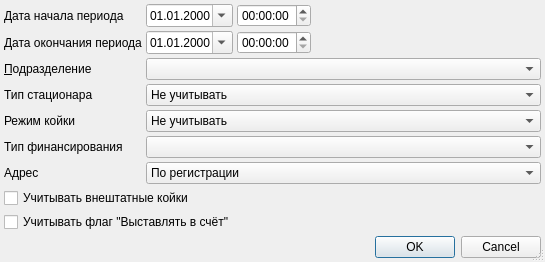
<?xml version="1.0" encoding="UTF-8"?>
<ui version="4.0">
 <class>StationaryF30KKSetupDialog</class>
 <widget class="QDialog" name="StationaryF30KKSetupDialog">
  <property name="windowModality">
   <enum>Qt::ApplicationModal</enum>
  </property>
  <property name="geometry">
   <rect>
    <x>0</x>
    <y>0</y>
    <width>545</width>
    <height>244</height>
   </rect>
  </property>
  <property name="windowTitle">
   <string>параметры отчёта</string>
  </property>
  <property name="sizeGripEnabled">
   <bool>true</bool>
  </property>
  <layout class="QGridLayout" name="gridLayout">
   <property name="margin">
    <number>4</number>
   </property>
   <property name="spacing">
    <number>4</number>
   </property>
   <item row="2" column="1" colspan="3">
    <widget class="COrgStructureComboBox" name="cmbOrgStructure"/>
   </item>
   <item row="1" column="2">
    <widget class="QTimeEdit" name="edtTimeEdit"/>
   </item>
   <item row="4" column="0">
    <widget class="QLabel" name="lblSchedule">
     <property name="text">
      <string>Режим койки</string>
     </property>
    </widget>
   </item>
   <item row="4" column="1" colspan="3">
    <widget class="QComboBox" name="cmbSchedule">
     <item>
      <property name="text">
       <string>Не учитывать</string>
      </property>
     </item>
     <item>
      <property name="text">
       <string>Круглосуточные</string>
      </property>
     </item>
     <item>
      <property name="text">
       <string>Не круглосуточные</string>
      </property>
     </item>
    </widget>
   </item>
   <item row="11" column="0">
    <spacer>
     <property name="orientation">
      <enum>Qt::Vertical</enum>
     </property>
     <property name="sizeHint" stdset="0">
      <size>
       <width>129</width>
       <height>20</height>
      </size>
     </property>
    </spacer>
   </item>
   <item row="0" column="2">
    <widget class="QTimeEdit" name="edtBegTime"/>
   </item>
   <item row="2" column="0">
    <widget class="QLabel" name="lblOrgStructure">
     <property name="text">
      <string>&amp;Подразделение</string>
     </property>
     <property name="buddy">
      <cstring>cmbOrgStructure</cstring>
     </property>
    </widget>
   </item>
   <item row="0" column="1">
    <widget class="CDateEdit" name="edtBegDate">
     <property name="sizePolicy">
      <sizepolicy hsizetype="Maximum" vsizetype="Fixed">
       <horstretch>0</horstretch>
       <verstretch>0</verstretch>
      </sizepolicy>
     </property>
     <property name="displayFormat">
      <string>dd.MM.yyyy</string>
     </property>
     <property name="calendarPopup">
      <bool>true</bool>
     </property>
    </widget>
   </item>
   <item row="1" column="3">
    <spacer name="horizontalSpacer">
     <property name="orientation">
      <enum>Qt::Horizontal</enum>
     </property>
     <property name="sizeHint" stdset="0">
      <size>
       <width>40</width>
       <height>20</height>
      </size>
     </property>
    </spacer>
   </item>
   <item row="0" column="0">
    <widget class="QLabel" name="lblBegDate">
     <property name="text">
      <string>Дата начала периода</string>
     </property>
    </widget>
   </item>
   <item row="1" column="0">
    <widget class="QLabel" name="lblEndDate">
     <property name="text">
      <string>Дата окончания периода</string>
     </property>
    </widget>
   </item>
   <item row="12" column="0" colspan="4">
    <widget class="QDialogButtonBox" name="buttonBox">
     <property name="orientation">
      <enum>Qt::Horizontal</enum>
     </property>
     <property name="standardButtons">
      <set>QDialogButtonBox::Cancel|QDialogButtonBox::Ok</set>
     </property>
    </widget>
   </item>
   <item row="0" column="3">
    <spacer name="horizontalSpacer_2">
     <property name="orientation">
      <enum>Qt::Horizontal</enum>
     </property>
     <property name="sizeHint" stdset="0">
      <size>
       <width>40</width>
       <height>20</height>
      </size>
     </property>
    </spacer>
   </item>
   <item row="1" column="1">
    <widget class="CDateEdit" name="edtEndDate">
     <property name="sizePolicy">
      <sizepolicy hsizetype="Maximum" vsizetype="Fixed">
       <horstretch>0</horstretch>
       <verstretch>0</verstretch>
      </sizepolicy>
     </property>
     <property name="displayFormat">
      <string>dd.MM.yyyy</string>
     </property>
     <property name="calendarPopup">
      <bool>true</bool>
     </property>
    </widget>
   </item>
   <item row="5" column="0">
    <widget class="QLabel" name="lblFinance">
     <property name="text">
      <string>Тип финансирования</string>
     </property>
    </widget>
   </item>
   <item row="5" column="1" colspan="3">
    <widget class="CRBComboBox" name="cmbFinance"/>
   </item>
   <item row="3" column="0">
    <widget class="QLabel" name="lblStacType">
     <property name="text">
      <string>Тип стационара</string>
     </property>
    </widget>
   </item>
   <item row="3" column="1" colspan="3">
    <widget class="QComboBox" name="cmbStacType">
     <item>
      <property name="text">
       <string>Не учитывать</string>
      </property>
     </item>
     <item>
      <property name="text">
       <string>Круглосуточный</string>
      </property>
     </item>
     <item>
      <property name="text">
       <string>Дневной</string>
      </property>
     </item>
    </widget>
   </item>
   <item row="7" column="0" colspan="4">
    <widget class="QCheckBox" name="chkPermanentBed">
     <property name="text">
      <string>Учитывать внештатные койки</string>
     </property>
    </widget>
   </item>
   <item row="8" column="0" colspan="4">
    <widget class="QCheckBox" name="chkEventExpose">
     <property name="text">
      <string>Учитывать флаг &quot;Выставлять в счёт&quot;</string>
     </property>
    </widget>
   </item>
   <item row="6" column="0">
    <widget class="QLabel" name="lblAddressType">
     <property name="text">
      <string>Адрес</string>
     </property>
    </widget>
   </item>
   <item row="6" column="1" colspan="3">
    <widget class="QComboBox" name="cmbAddressType">
     <item>
      <property name="text">
       <string>По регистрации</string>
      </property>
     </item>
     <item>
      <property name="text">
       <string>По проживанию</string>
      </property>
     </item>
    </widget>
   </item>
  </layout>
 </widget>
 <customwidgets>
  <customwidget>
   <class>COrgStructureComboBox</class>
   <extends>QComboBox</extends>
   <header>Orgs/OrgStructComboBoxes.h</header>
  </customwidget>
  <customwidget>
   <class>CRBComboBox</class>
   <extends>QComboBox</extends>
   <header>library/crbcombobox.h</header>
  </customwidget>
  <customwidget>
   <class>CDateEdit</class>
   <extends>QDateEdit</extends>
   <header>library/DateEdit</header>
  </customwidget>
 </customwidgets>
 <tabstops>
  <tabstop>edtBegDate</tabstop>
  <tabstop>edtEndDate</tabstop>
  <tabstop>cmbOrgStructure</tabstop>
  <tabstop>buttonBox</tabstop>
 </tabstops>
 <resources/>
 <connections>
  <connection>
   <sender>buttonBox</sender>
   <signal>accepted()</signal>
   <receiver>StationaryF30KKSetupDialog</receiver>
   <slot>accept()</slot>
   <hints>
    <hint type="sourcelabel">
     <x>112</x>
     <y>177</y>
    </hint>
    <hint type="destinationlabel">
     <x>102</x>
     <y>90</y>
    </hint>
   </hints>
  </connection>
  <connection>
   <sender>buttonBox</sender>
   <signal>rejected()</signal>
   <receiver>StationaryF30KKSetupDialog</receiver>
   <slot>reject()</slot>
   <hints>
    <hint type="sourcelabel">
     <x>225</x>
     <y>177</y>
    </hint>
    <hint type="destinationlabel">
     <x>236</x>
     <y>76</y>
    </hint>
   </hints>
  </connection>
 </connections>
</ui>
